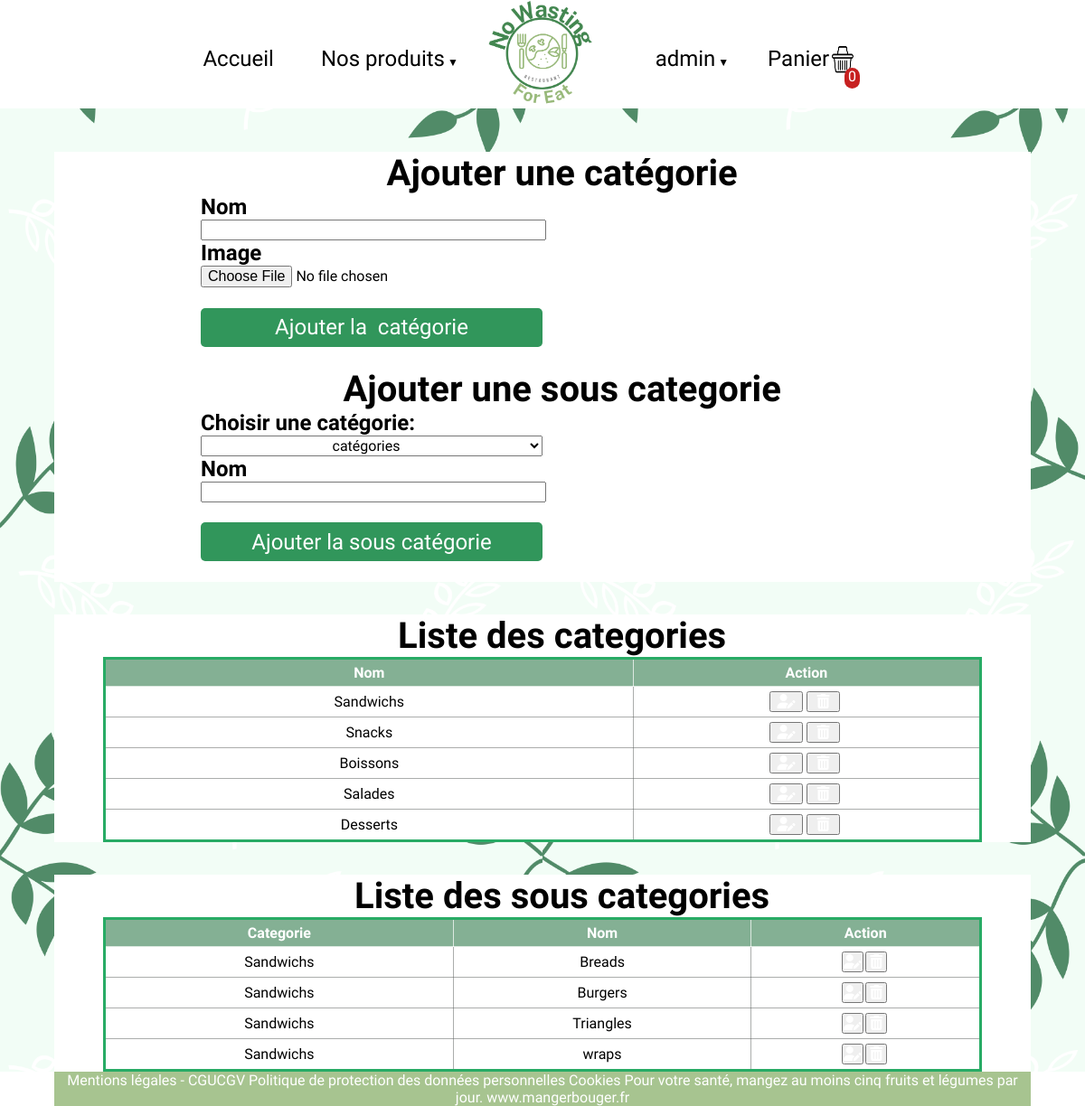
/php/admin-categories.php (signed in), run on the app's committed database.
### tables this page shows
CREATE TABLE `categories` (
  `id` int(11) NOT NULL,
  `nom` varchar(255) NOT NULL,
  `image` varchar(255) DEFAULT NULL
);

CREATE TABLE `sous_categorie` (
  `id` int(11) NOT NULL,
  `nom` varchar(255) NOT NULL,
  `id_categorie` int(255) NOT NULL
);

### classes/Bdd.php (called while the page is built, shortened)
<?php
class Bdd
{
    public function __construct()
    {
        $servername = 'localhost';
        $username = 'root';
        $password = 'root';
        $this->bdd = new PDO("mysql:host=$servername;
        dbname=boutique-en-ligne", $username, $password);
    }
}
?>

### classes/Categorie.php (called while the page is built, shortened)
<?php
class Categorie extends Bdd
{
public function getAllCategorie()
{
    $getAllCategorie= $this->bdd->prepare("SELECT * FROM categories");
    $getAllCategorie->execute();
    $getAll= $getAllCategorie->fetchAll();
     return $getAll;
}
public function selectAllLinkCategorie()
{
  $getAll = $this->bdd->prepare("SELECT * FROM categories");
  $getAll->execute();
  $getAllLink = $getAll->fetchAll();
}
}

### classes/Souscategorie.php (called while the page is built, shortened)
<?php
class SousCategorie extends Bdd
{
   public function getAllSousCategorie2()
   {
       $sql = 'SELECT sous_categorie.nom
       AS sousnom,sous_categorie.id AS souscatid, categories.nom
       AS categoriesnom, categories.id AS catid FROM `sous_categorie`
       INNER JOIN categories ON sous_categorie.`id_categorie` = categories.id';
       $getAllSousCategorie = $this->bdd->prepare($sql);
       $getAllSousCategorie->execute();
       $getSousCategorie = $getAllSousCategorie->fetchAll();
       return $getSousCategorie;
   }
}
?>

### php/admin-categories.php (the view, shortened to what this page needs)
<?php
require '../classes/Bdd.php';
require '../classes/Souscategorie.php';
require '../classes/Categorie.php';
$categorie = new Categorie('');
$sousCategorie = new SousCategorie('');
?>
<!DOCTYPE html>
<html lang="fr">
<head>
    <link rel="stylesheet" href="../assets/css/boutique.css">
    <link rel="stylesheet" href="../assets/css/interface-produits.css">
</head>
<body>
    <?php
    require '../require/header.php';
    ?>
    <main>
        <div class="contenairFormulair">
            <section>
                <h1>Ajouter une catégorie</h1>
            </section>
            <form action="../traitements/formulaire-categorie.php" method="post" enctype="multipart/form-data">
                <label>Nom</label>
                <input type="text" name="name">
                <label>Image </label>
                <input type="file" name="photo">
                <input id="bouton" type="submit" name="subcat" value='Ajouter la  catégorie'>
            </form>
            <section>
                <h1>Ajouter une sous categorie</h1>
            </section>
            <form action="../traitements/formulaire-sous-categorie.php" method="post" enctype="multipart/form-data">
                <label>Choisir une catégorie:</label>
                <select name="category">
                    <option value="">catégories</option>
                    <?php $categorie->selectAllCategorie() ?>
                </select>
                <label>Nom</label>
                <input type="text" name="name">
                <input id="bouton" type="submit" name="subsouscat" value='Ajouter la sous catégorie'>
            </form>
        </div>
        <div class="contenairCategorie">
            <section>
                <h1>Liste des categories </h1>
            </section>
            <?php
            $listeCategories = $categorie->getAllCategorie();
            if (empty($listeCategories)) : ?>
                <div class="container rounded mt-2 text-center fw-bold">
                    <div class="row">
                        <ul class="list-group col-md-8 col-12 mx-auto">
                            <li class="list-group-item list-group-item-danger">
                                <i class="fas fa-exclamation-circle text-danger"></i> Aucune catégorie pour l'instant. Veuillez en ajouter.
                            </li>
                        </ul>
                    </div>
                </div>
            <?php else : ?>
                <table>
                    <thead>
                        <tr>
                            <th> <h3>Nom</h3></th>
                            <th><h3>Action</h3></th>
                        </tr>
                    </thead>
                    <tbody>
                        <?php foreach ($listeCategories as $uneCategorie) : ?>
                            <tr>
                                <td><?= $uneCategorie["nom"] ?></td>
                                <td>
                                    <div class="flex">
                                        <button id="edit"><a class="text-decoration-none" href="admin-categories?action=modifier&id=<?= $uneCategorie["id"] ?>">
                                            <i class="fas fa-user-edit text-primary edit"></i>
                                        </a></button>
                                    <button><a href="admin-categories.php?action=supprimer&id=<?= $uneCategorie["id"] ?>">
                                            <i class="fas fa-trash-alt text-danger"></i>
                                        </a></button>
                                    </div>
                                </td>
                            </tr>
                        <?php endforeach; ?>
                    </tbody>
                </table>
            <?php endif; ?>
        </div>
        <div class="contenairCategorie">
            <section>
                <h1>Liste des sous categories </h1>
            </section>
            <?php
            $listeSousCategories = $sousCategorie->getAllSousCategorie2();
           if (empty($listeSousCategories)) : ?>
                <div>
                    <div>
                        <ul>
                            <li>
                                <i></i> Aucune catégorie pour l'instant. Veuillez en ajouter.
                            </li>
                        </ul>
                    </div>
                </div>
            <?php else : ?>
                <table>
                    <thead>
                        <tr>
                        <th> <h3>Categorie</h3></th>
                        <th> <h3>Nom</h3></th>
                        <th> <h3>Action</h3></th>
                        </tr>
                    </thead>
                    <tbody>
                        <?php foreach ($listeSousCategories as $uneCategorie) : ?>
                            <tr>
                                <td><?= $uneCategorie["categoriesnom"] ?></td>
                                <td><?= $uneCategorie["sousnom"] ?></td>
                                <td>
                                    <div class="flex">
                                    <button> <a href="index.php?controleur=categorie&action=modifier&id=<?= $uneCategorie["souscatid"] ?>">
                                            <i class="fas fa-user-edit text-primary"></i>
                                        </a> </button>
                        <button> <a href="listeCategorie.php?action=supprimer&id=<?= $uneCategorie["souscatid"] ?>">
                                            <i class="fas fa-trash-alt text-danger"></i>
                                        </a> </button>
                                    </div>
                                </td>
                            </tr>
                        <?php endforeach; ?>
                    </tbody>
                </table>
            <?php endif; ?>
        </div>
    </main>
    <?php
    require '../require/footer.php';
    ?>
</body>
</html>

### assets/css/Boutique.css (style rules this page uses)
* { margin: 0px; padding: 0px; font-family: 'Baloo 2', cursive; font-size: 100%; }
body { width: 100%; background-image: url(../img/fond.png); background-size: 50%; }

### assets/css/interface-produits.css (style rules this page uses)
main { display: flex; flex-direction: column; margin-top: 4%; align-content: center; align-items: center; text-align: center; width: 100%; }
section { width: 100%; }
.contenairFormulair { background-color: white; display: flex; flex-direction: column; text-align: center; width: 90%; align-items: center; }
h1 { margin-left: 4%; font-weight: 900; font-size: 250%; }
form { display: flex; flex-direction: column; width: 70%; text-align: start; }
form label { font-size: x-large; font-weight: bold; }
form input, form select, form textarea { text-align: center; width: 50%; }
#bouton { cursor: pointer; background-color: #31965b; border: none; color: white; font-size: x-large; border-radius: 5px; margin: 3% 0 3%; padding: 1%; }
table { border: medium solid #28ab65; border-collapse: collapse; width: 90%; }
th { font-family: monospace; border: thin solid #ffffffb6; padding: 5px; color: white; background-color: #1f6e3c8b; }
td { border: thin solid #5e615f84; padding: 5px; text-align: center; background-color: #ffffff; }
.flex { display: flex; justify-content: center; width: 100%; }
.flex a { text-decoration: none; }
button { width: 10%; margin-right: 1%; cursor: pointer; }
i { color: white; }
.contenairCategorie { background-color: white; display: flex; flex-direction: column; text-align: center; width: 90%; align-items: center; margin-top: 3%; }

### data on the page
categories: nom "Sandwichs"
categories: nom "Snacks"
categories: nom "Boissons"
categories: nom "Salades"
categories: nom "Desserts"
sous_categorie: id_categorie.nom "Sandwichs", nom "Breads"
sous_categorie: id_categorie.nom "Sandwichs", nom "Burgers"
sous_categorie: id_categorie.nom "Sandwichs", nom "Triangles"
sous_categorie: id_categorie.nom "Sandwichs", nom "wraps"

### other printed values
$_SESSION['username'] "admin"
